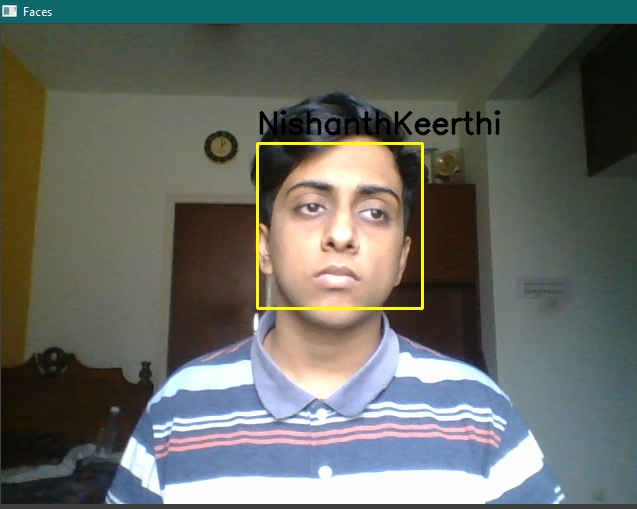
#> input picture nishanthwork1.PNG, 637 x 509 px, given in place of the camera
$ python face_data_collect.py
#> lines starting #> are read from the running program, lines starting #| are printed output that depends on the picture; after the words box and inside, x2 and y2 are one past the last pixel; in counts of white or black regions, pixels touching at a corner belong together
# Write a Python Script that captures images from your webcam video stream
# Extracts all Faces from the image frame (using haarcascades)
# Stores the Face information into numpy arrays

# 1. Read and show video stream, capture images
# 2. Detect Faces and show bounding box (haarcascade)
# 3. Flatten the largest face image(gray scale) and save in a numpy array
# 4. Repeat the above for multiple people to generate training data


import cv2
import numpy as np

#Init Camera
cap = cv2.VideoCapture(0)

# Face Detection
face_cascade = cv2.CascadeClassifier("haarcascade_frontalface_alt.xml")

skip = 0
face_data = []
#giving a dataset path
dataset_path = './data/'
#asking user to enter name of the person who is getting scanned
file_name = input("Enter the name of the person : ")
#> the answer given: nishanthwork1.PNG

while True:
	ret,frame = cap.read()#reading frame and return value from stream
#> frame is the input picture: shape (509, 637, 3); mean B, G, R 99.7, 105.5, 101.2

	if ret==False:
		continue

	gray_frame = cv2.cvtColor(frame,cv2.COLOR_BGR2GRAY)#converting image to grayscale to save memory
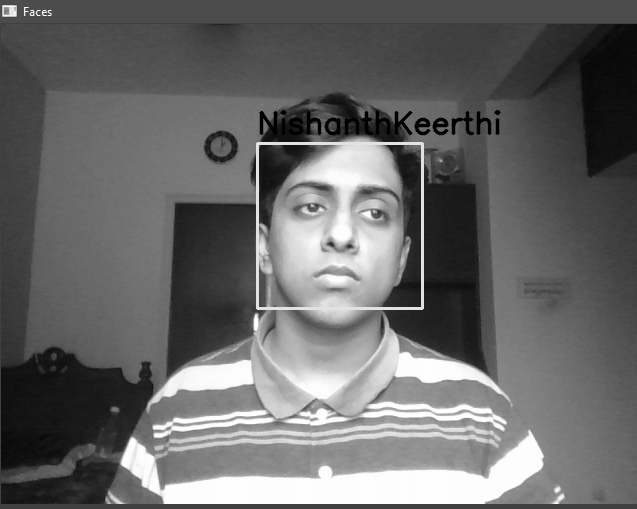
#> gray_frame: shape (509, 637); min 0, max 255, mean 103.5


	faces = face_cascade.detectMultiScale(frame,1.3,5) #detecting image scale and reducing it by 30% until it becomes <=100*100 and 5=k in knn
#> faces = [[258, 142, 167, 167]]
	if len(faces)==0:#continue detecting until face is found
		continue

	faces = sorted(faces,key=lambda f:f[2]*f[3])

	# Pick the last face (because it is the largest face acc to area(f[2]*f[3]))
	for face in faces[-1:]:
		x,y,w,h = face #x and y are starting co-ordinates of x whereas it travels a distance of w and h respectively to reach the other end of the box
		cv2.rectangle(frame,(x,y),(x+w,y+h),(245,249,239),2)#specifying the rectangle dimensions and colour

		#Extract (Crop out the required face) : Region of Interest
		offset = 10 #the padding which selects the region outside the face to be used into the rectangular frame
		face_section = frame[y-offset:y+h+offset,x-offset:x+w+offset] #reframing the box keeping offset in mind
		face_section = cv2.resize(face_section,(100,100))#giving the face section a resize of 100*100
#intially skip=0 and then we skip frame to every 10th value so that the face is captured every 10th frame
		skip += 1
		if skip%10==0:
			face_data.append(face_section)
			print(len(face_data))
#> this loop made 1 pass
#> (x, y, w, h, offset, skip) on pass 1: (258, 142, 167, 167, 10, 1)
#> pass 1, `face_section = frame[y-offset:y+h+offset,x-offset:x+w+offset]`:
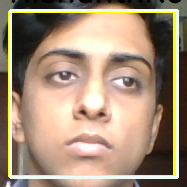
#> face_section: shape (187, 187, 3); mean B, G, R 117.9, 140.8, 163.5
#> pass 1, `face_section = cv2.resize(face_section,(100,100))#giving the face sect..`:
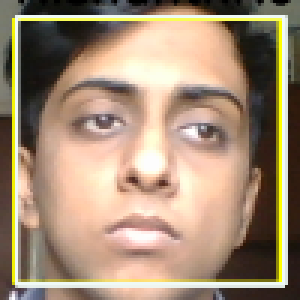
#> face_section: shape (100, 100, 3) (shown 3 times larger); mean B, G, R 117.9, 141.2, 163.8
#> after the loop:
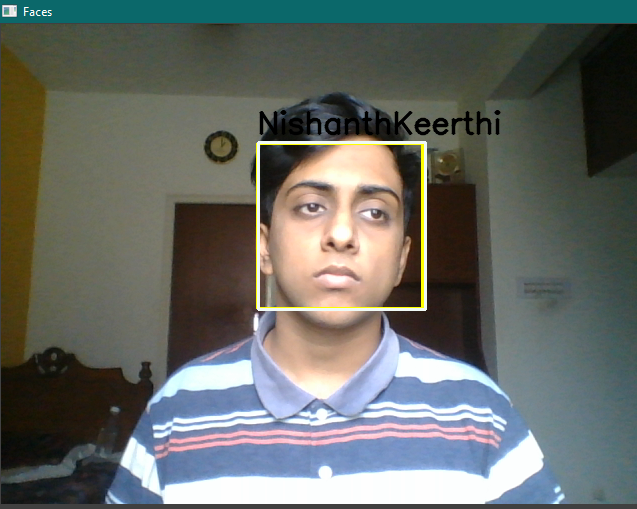
#> frame: shape (509, 637, 3); 0.62% of pixels changed, all inside (x1, y1, x2, y2) = (257, 141, 427, 311)
#> after the loop, face_data = []; skip = 1


	cv2.imshow("Frame",frame)
	cv2.imshow("Face Section",face_section)

	key_pressed = cv2.waitKey(1) & 0xFF #converting 32 bit 1 to 8 bit using bitwise and
#> (key q is pressed here)
	if key_pressed == ord('q'): #stop video stream if q is pressed
		break

# Convert our face list array into a numpy array
face_data = np.asarray(face_data)
#> face_data = empty array
#> (the run stopped early here; a loop or call above may not have finished)
